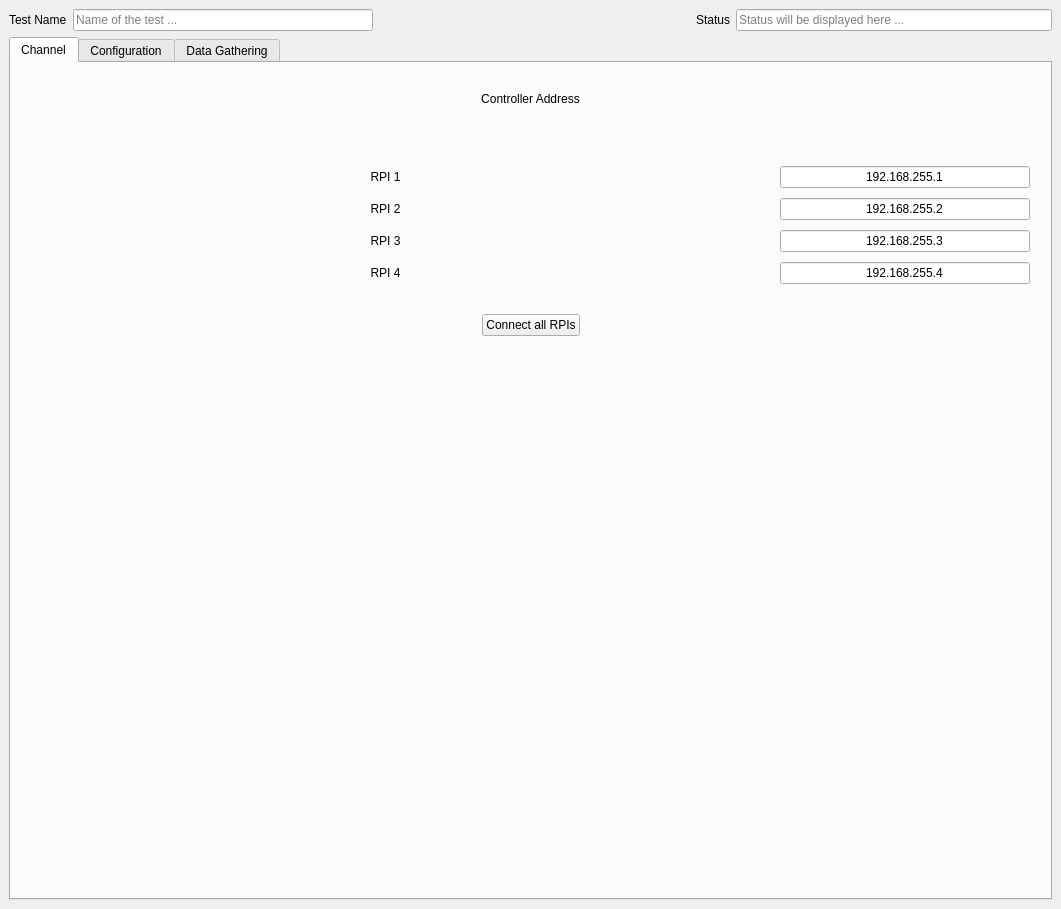
<?xml version="1.0" encoding="UTF-8"?>
<ui version="4.0">
 <class>MainWindow</class>
 <widget class="QMainWindow" name="MainWindow">
  <property name="geometry">
   <rect>
    <x>0</x>
    <y>0</y>
    <width>1061</width>
    <height>909</height>
   </rect>
  </property>
  <property name="windowTitle">
   <string>MainWindow</string>
  </property>
  <widget class="QWidget" name="centralwidget">
   <layout class="QVBoxLayout" name="verticalLayout">
    <item>
     <layout class="QHBoxLayout" name="horizontalLayout_4">
      <property name="topMargin">
       <number>0</number>
      </property>
      <item>
       <widget class="QLabel" name="label_2">
        <property name="text">
         <string>Test Name</string>
        </property>
       </widget>
      </item>
      <item>
       <widget class="QLineEdit" name="test_name">
        <property name="maximumSize">
         <size>
          <width>300</width>
          <height>16777215</height>
         </size>
        </property>
        <property name="text">
         <string/>
        </property>
        <property name="placeholderText">
         <string>Name of the test ...</string>
        </property>
       </widget>
      </item>
      <item>
       <spacer name="horizontalSpacer">
        <property name="orientation">
         <enum>Qt::Horizontal</enum>
        </property>
        <property name="sizeHint" stdset="0">
         <size>
          <width>40</width>
          <height>20</height>
         </size>
        </property>
       </spacer>
      </item>
      <item>
       <widget class="QLabel" name="lbl_status">
        <property name="text">
         <string>Status</string>
        </property>
       </widget>
      </item>
      <item>
       <widget class="QLineEdit" name="ln_rd_status">
        <property name="readOnly">
         <bool>true</bool>
        </property>
        <property name="placeholderText">
         <string>Status will be displayed here ...</string>
        </property>
       </widget>
      </item>
     </layout>
    </item>
    <item>
     <widget class="QTabWidget" name="tabWidget">
      <property name="currentIndex">
       <number>0</number>
      </property>
      <widget class="QWidget" name="tabChannel">
       <attribute name="title">
        <string>Channel</string>
       </attribute>
       <layout class="QHBoxLayout" name="horizontalLayout">
        <property name="spacing">
         <number>10</number>
        </property>
        <property name="leftMargin">
         <number>20</number>
        </property>
        <property name="rightMargin">
         <number>20</number>
        </property>
        <item>
         <layout class="QVBoxLayout" name="vLayoutRight">
          <property name="topMargin">
           <number>20</number>
          </property>
          <item>
           <widget class="QLabel" name="lblControllerAddress">
            <property name="maximumSize">
             <size>
              <width>16777215</width>
              <height>50</height>
             </size>
            </property>
            <property name="layoutDirection">
             <enum>Qt::LeftToRight</enum>
            </property>
            <property name="text">
             <string>Controller Address</string>
            </property>
            <property name="alignment">
             <set>Qt::AlignCenter</set>
            </property>
           </widget>
          </item>
          <item>
           <layout class="QGridLayout" name="gridLayout">
            <property name="topMargin">
             <number>50</number>
            </property>
            <property name="verticalSpacing">
             <number>10</number>
            </property>
            <item row="2" column="2">
             <widget class="QLineEdit" name="lnEditRPI3">
              <property name="maximumSize">
               <size>
                <width>250</width>
                <height>16777215</height>
               </size>
              </property>
              <property name="text">
               <string>192.168.255.3</string>
              </property>
              <property name="alignment">
               <set>Qt::AlignCenter</set>
              </property>
             </widget>
            </item>
            <item row="2" column="1">
             <widget class="QWidget" name="connect_led3" native="true"/>
            </item>
            <item row="3" column="0">
             <widget class="QLabel" name="lblRPI4">
              <property name="text">
               <string>RPI 4</string>
              </property>
              <property name="alignment">
               <set>Qt::AlignCenter</set>
              </property>
             </widget>
            </item>
            <item row="0" column="2">
             <widget class="QLineEdit" name="lnEditRPI1">
              <property name="sizePolicy">
               <sizepolicy hsizetype="Expanding" vsizetype="Fixed">
                <horstretch>0</horstretch>
                <verstretch>0</verstretch>
               </sizepolicy>
              </property>
              <property name="maximumSize">
               <size>
                <width>250</width>
                <height>16777215</height>
               </size>
              </property>
              <property name="inputMask">
               <string/>
              </property>
              <property name="text">
               <string>192.168.255.1</string>
              </property>
              <property name="maxLength">
               <number>32767</number>
              </property>
              <property name="alignment">
               <set>Qt::AlignCenter</set>
              </property>
             </widget>
            </item>
            <item row="1" column="2">
             <widget class="QLineEdit" name="lnEditRPI2">
              <property name="maximumSize">
               <size>
                <width>250</width>
                <height>16777215</height>
               </size>
              </property>
              <property name="text">
               <string>192.168.255.2</string>
              </property>
              <property name="alignment">
               <set>Qt::AlignCenter</set>
              </property>
             </widget>
            </item>
            <item row="1" column="1">
             <widget class="QWidget" name="connect_led2" native="true"/>
            </item>
            <item row="0" column="1">
             <widget class="QWidget" name="connect_led1" native="true">
              <property name="maximumSize">
               <size>
                <width>20</width>
                <height>16777215</height>
               </size>
              </property>
             </widget>
            </item>
            <item row="0" column="0">
             <widget class="QLabel" name="lblRPI1">
              <property name="text">
               <string>RPI 1</string>
              </property>
              <property name="alignment">
               <set>Qt::AlignCenter</set>
              </property>
             </widget>
            </item>
            <item row="1" column="0">
             <widget class="QLabel" name="lblRPI2">
              <property name="text">
               <string>RPI 2</string>
              </property>
              <property name="alignment">
               <set>Qt::AlignCenter</set>
              </property>
             </widget>
            </item>
            <item row="3" column="2">
             <widget class="QLineEdit" name="lnEditRPI4">
              <property name="maximumSize">
               <size>
                <width>250</width>
                <height>16777215</height>
               </size>
              </property>
              <property name="text">
               <string>192.168.255.4</string>
              </property>
              <property name="alignment">
               <set>Qt::AlignCenter</set>
              </property>
             </widget>
            </item>
            <item row="3" column="1">
             <widget class="QWidget" name="connect_led4" native="true"/>
            </item>
            <item row="2" column="0">
             <widget class="QLabel" name="lblRPI3">
              <property name="text">
               <string>RPI 3</string>
              </property>
              <property name="alignment">
               <set>Qt::AlignCenter</set>
              </property>
             </widget>
            </item>
           </layout>
          </item>
          <item>
           <layout class="QHBoxLayout" name="horizontalLayout_5">
            <property name="topMargin">
             <number>20</number>
            </property>
            <item>
             <spacer name="horizontalSpacer_3">
              <property name="orientation">
               <enum>Qt::Horizontal</enum>
              </property>
              <property name="sizeHint" stdset="0">
               <size>
                <width>40</width>
                <height>20</height>
               </size>
              </property>
             </spacer>
            </item>
            <item>
             <widget class="QPushButton" name="connect_all">
              <property name="text">
               <string>Connect all RPIs</string>
              </property>
             </widget>
            </item>
            <item>
             <spacer name="horizontalSpacer_2">
              <property name="orientation">
               <enum>Qt::Horizontal</enum>
              </property>
              <property name="sizeHint" stdset="0">
               <size>
                <width>40</width>
                <height>20</height>
               </size>
              </property>
             </spacer>
            </item>
           </layout>
          </item>
          <item>
           <spacer name="vSpacer">
            <property name="orientation">
             <enum>Qt::Vertical</enum>
            </property>
            <property name="sizeHint" stdset="0">
             <size>
              <width>20</width>
              <height>40</height>
             </size>
            </property>
           </spacer>
          </item>
         </layout>
        </item>
       </layout>
      </widget>
      <widget class="QWidget" name="tabConfiguration">
       <attribute name="title">
        <string>Configuration</string>
       </attribute>
       <layout class="QHBoxLayout" name="horizontalLayout_2">
        <property name="spacing">
         <number>10</number>
        </property>
        <property name="leftMargin">
         <number>20</number>
        </property>
        <property name="rightMargin">
         <number>20</number>
        </property>
        <item>
         <layout class="QVBoxLayout" name="vLayoutLeft_2">
          <property name="spacing">
           <number>30</number>
          </property>
          <property name="topMargin">
           <number>20</number>
          </property>
          <item>
           <widget class="QLabel" name="lblRegisterSettings">
            <property name="maximumSize">
             <size>
              <width>16777215</width>
              <height>50</height>
             </size>
            </property>
            <property name="text">
             <string>Register Settings</string>
            </property>
            <property name="alignment">
             <set>Qt::AlignCenter</set>
            </property>
           </widget>
          </item>
          <item>
           <layout class="QHBoxLayout" name="hLayout_2">
            <property name="topMargin">
             <number>0</number>
            </property>
            <item>
             <widget class="QLabel" name="lblConfigFile">
              <property name="text">
               <string>Config. File</string>
              </property>
              <property name="alignment">
               <set>Qt::AlignCenter</set>
              </property>
             </widget>
            </item>
            <item>
             <widget class="QPushButton" name="btnLoadFile">
              <property name="text">
               <string>Load</string>
              </property>
              <property name="checkable">
               <bool>false</bool>
              </property>
             </widget>
            </item>
           </layout>
          </item>
          <item>
           <widget class="QLabel" name="lblOr">
            <property name="text">
             <string>Or</string>
            </property>
            <property name="alignment">
             <set>Qt::AlignCenter</set>
            </property>
           </widget>
          </item>
          <item>
           <layout class="QGridLayout" name="gridLayout_3">
            <property name="topMargin">
             <number>0</number>
            </property>
            <property name="verticalSpacing">
             <number>10</number>
            </property>
            <item row="0" column="0">
             <widget class="QLabel" name="lblRegister">
              <property name="text">
               <string>Register</string>
              </property>
              <property name="alignment">
               <set>Qt::AlignCenter</set>
              </property>
             </widget>
            </item>
            <item row="1" column="0">
             <widget class="QLabel" name="lblValue">
              <property name="text">
               <string>Value</string>
              </property>
              <property name="alignment">
               <set>Qt::AlignCenter</set>
              </property>
             </widget>
            </item>
            <item row="0" column="1">
             <widget class="QSpinBox" name="spinBoxRegister">
              <property name="prefix">
               <string>0x</string>
              </property>
              <property name="maximum">
               <number>10000</number>
              </property>
             </widget>
            </item>
            <item row="1" column="1">
             <widget class="QSpinBox" name="spinBoxValue">
              <property name="prefix">
               <string>0x</string>
              </property>
             </widget>
            </item>
           </layout>
          </item>
          <item>
           <spacer name="vSpacer_2">
            <property name="orientation">
             <enum>Qt::Vertical</enum>
            </property>
            <property name="sizeHint" stdset="0">
             <size>
              <width>20</width>
              <height>40</height>
             </size>
            </property>
           </spacer>
          </item>
         </layout>
        </item>
        <item>
         <widget class="Line" name="line_2">
          <property name="orientation">
           <enum>Qt::Vertical</enum>
          </property>
         </widget>
        </item>
        <item>
         <layout class="QVBoxLayout" name="vLayoutCenter">
          <property name="spacing">
           <number>30</number>
          </property>
          <property name="topMargin">
           <number>20</number>
          </property>
          <item>
           <widget class="QLabel" name="lblDataSettings">
            <property name="maximumSize">
             <size>
              <width>16777215</width>
              <height>50</height>
             </size>
            </property>
            <property name="text">
             <string>Data Settings</string>
            </property>
            <property name="alignment">
             <set>Qt::AlignCenter</set>
            </property>
           </widget>
          </item>
          <item>
           <layout class="QGridLayout" name="gridLayout_4">
            <property name="topMargin">
             <number>0</number>
            </property>
            <property name="verticalSpacing">
             <number>10</number>
            </property>
            <item row="0" column="0">
             <widget class="QLabel" name="lblDataRate">
              <property name="text">
               <string>Data Rate</string>
              </property>
              <property name="alignment">
               <set>Qt::AlignCenter</set>
              </property>
             </widget>
            </item>
            <item row="1" column="1">
             <widget class="QComboBox" name="cmbBoxFormat">
              <property name="currentText">
               <string>32-bit sum</string>
              </property>
              <item>
               <property name="text">
                <string>32-bit sum</string>
               </property>
              </item>
             </widget>
            </item>
            <item row="1" column="0">
             <widget class="QLabel" name="lblFormat">
              <property name="text">
               <string>Format</string>
              </property>
              <property name="alignment">
               <set>Qt::AlignCenter</set>
              </property>
             </widget>
            </item>
            <item row="0" column="1">
             <widget class="QLineEdit" name="ln_odr_hz">
              <property name="sizePolicy">
               <sizepolicy hsizetype="Preferred" vsizetype="Fixed">
                <horstretch>0</horstretch>
                <verstretch>0</verstretch>
               </sizepolicy>
              </property>
              <property name="placeholderText">
               <string>ODR in Hz ...</string>
              </property>
             </widget>
            </item>
           </layout>
          </item>
          <item>
           <spacer name="vSpacer_4">
            <property name="orientation">
             <enum>Qt::Vertical</enum>
            </property>
            <property name="sizeHint" stdset="0">
             <size>
              <width>20</width>
              <height>40</height>
             </size>
            </property>
           </spacer>
          </item>
         </layout>
        </item>
        <item>
         <widget class="Line" name="line_3">
          <property name="orientation">
           <enum>Qt::Vertical</enum>
          </property>
         </widget>
        </item>
        <item>
         <layout class="QVBoxLayout" name="vLayoutRight_2">
          <property name="spacing">
           <number>30</number>
          </property>
          <property name="topMargin">
           <number>20</number>
          </property>
          <item>
           <widget class="QLabel" name="lblLogSettings">
            <property name="maximumSize">
             <size>
              <width>16777215</width>
              <height>50</height>
             </size>
            </property>
            <property name="text">
             <string>Log Settings</string>
            </property>
            <property name="alignment">
             <set>Qt::AlignCenter</set>
            </property>
           </widget>
          </item>
          <item>
           <widget class="QPushButton" name="btnReadEFuses">
            <property name="text">
             <string>Read E-Fuses</string>
            </property>
            <property name="checkable">
             <bool>false</bool>
            </property>
           </widget>
          </item>
          <item>
           <widget class="QPushButton" name="btnReadRegisters">
            <property name="text">
             <string>Read Registers</string>
            </property>
            <property name="checkable">
             <bool>false</bool>
            </property>
           </widget>
          </item>
          <item>
           <spacer name="vSpacer_5">
            <property name="orientation">
             <enum>Qt::Vertical</enum>
            </property>
            <property name="sizeHint" stdset="0">
             <size>
              <width>20</width>
              <height>40</height>
             </size>
            </property>
           </spacer>
          </item>
         </layout>
        </item>
       </layout>
      </widget>
      <widget class="QWidget" name="tabDataGathering">
       <attribute name="title">
        <string>Data Gathering</string>
       </attribute>
       <layout class="QGridLayout" name="gridLayout_7">
        <property name="leftMargin">
         <number>20</number>
        </property>
        <property name="rightMargin">
         <number>20</number>
        </property>
        <item row="1" column="0">
         <layout class="QGridLayout" name="gridLayout_6">
          <item row="3" column="1">
           <widget class="PlotWidget" name="plot_4" native="true">
            <property name="sizePolicy">
             <sizepolicy hsizetype="Preferred" vsizetype="Preferred">
              <horstretch>0</horstretch>
              <verstretch>0</verstretch>
             </sizepolicy>
            </property>
            <property name="minimumSize">
             <size>
              <width>0</width>
              <height>0</height>
             </size>
            </property>
           </widget>
          </item>
          <item row="2" column="1">
           <widget class="PlotWidget" name="plot_2" native="true">
            <property name="sizePolicy">
             <sizepolicy hsizetype="Preferred" vsizetype="Preferred">
              <horstretch>0</horstretch>
              <verstretch>0</verstretch>
             </sizepolicy>
            </property>
            <property name="minimumSize">
             <size>
              <width>0</width>
              <height>0</height>
             </size>
            </property>
           </widget>
          </item>
          <item row="2" column="0">
           <widget class="PlotWidget" name="widgetPlotContainer" native="true">
            <property name="sizePolicy">
             <sizepolicy hsizetype="Preferred" vsizetype="Preferred">
              <horstretch>0</horstretch>
              <verstretch>0</verstretch>
             </sizepolicy>
            </property>
            <property name="minimumSize">
             <size>
              <width>0</width>
              <height>0</height>
             </size>
            </property>
            <layout class="QVBoxLayout" name="verticalLayout_2"/>
           </widget>
          </item>
          <item row="3" column="0">
           <widget class="PlotWidget" name="plot_3" native="true">
            <property name="sizePolicy">
             <sizepolicy hsizetype="Preferred" vsizetype="Preferred">
              <horstretch>0</horstretch>
              <verstretch>0</verstretch>
             </sizepolicy>
            </property>
            <property name="minimumSize">
             <size>
              <width>0</width>
              <height>0</height>
             </size>
            </property>
           </widget>
          </item>
         </layout>
        </item>
        <item row="1" column="1">
         <widget class="Line" name="line_4">
          <property name="orientation">
           <enum>Qt::Vertical</enum>
          </property>
         </widget>
        </item>
        <item row="0" column="0">
         <widget class="QLabel" name="label">
          <property name="maximumSize">
           <size>
            <width>16777215</width>
            <height>50</height>
           </size>
          </property>
          <property name="text">
           <string>Data Plot</string>
          </property>
          <property name="alignment">
           <set>Qt::AlignCenter</set>
          </property>
         </widget>
        </item>
        <item row="1" column="2">
         <layout class="QVBoxLayout" name="vLayoutRight_3">
          <property name="spacing">
           <number>30</number>
          </property>
          <property name="leftMargin">
           <number>0</number>
          </property>
          <property name="topMargin">
           <number>40</number>
          </property>
          <property name="rightMargin">
           <number>0</number>
          </property>
          <item>
           <widget class="QLabel" name="lblDataRecording">
            <property name="maximumSize">
             <size>
              <width>16777215</width>
              <height>50</height>
             </size>
            </property>
            <property name="focusPolicy">
             <enum>Qt::NoFocus</enum>
            </property>
            <property name="text">
             <string>Data Recording</string>
            </property>
            <property name="alignment">
             <set>Qt::AlignCenter</set>
            </property>
           </widget>
          </item>
          <item>
           <widget class="QPushButton" name="btnStart">
            <property name="sizePolicy">
             <sizepolicy hsizetype="Preferred" vsizetype="Preferred">
              <horstretch>0</horstretch>
              <verstretch>0</verstretch>
             </sizepolicy>
            </property>
            <property name="maximumSize">
             <size>
              <width>16777215</width>
              <height>16777215</height>
             </size>
            </property>
            <property name="text">
             <string>Start/Open</string>
            </property>
            <property name="checkable">
             <bool>false</bool>
            </property>
           </widget>
          </item>
          <item>
           <widget class="QPushButton" name="btnStop">
            <property name="sizePolicy">
             <sizepolicy hsizetype="Preferred" vsizetype="Preferred">
              <horstretch>0</horstretch>
              <verstretch>0</verstretch>
             </sizepolicy>
            </property>
            <property name="maximumSize">
             <size>
              <width>16777215</width>
              <height>16777215</height>
             </size>
            </property>
            <property name="text">
             <string>Stop/Save</string>
            </property>
            <property name="checkable">
             <bool>false</bool>
            </property>
           </widget>
          </item>
          <item>
           <widget class="Line" name="line_5">
            <property name="sizePolicy">
             <sizepolicy hsizetype="Preferred" vsizetype="Preferred">
              <horstretch>0</horstretch>
              <verstretch>0</verstretch>
             </sizepolicy>
            </property>
            <property name="maximumSize">
             <size>
              <width>16777215</width>
              <height>16777215</height>
             </size>
            </property>
            <property name="orientation">
             <enum>Qt::Horizontal</enum>
            </property>
           </widget>
          </item>
          <item>
           <widget class="QLabel" name="lblSavingData">
            <property name="maximumSize">
             <size>
              <width>16777215</width>
              <height>16777215</height>
             </size>
            </property>
            <property name="text">
             <string>Saving Data</string>
            </property>
            <property name="alignment">
             <set>Qt::AlignCenter</set>
            </property>
           </widget>
          </item>
          <item>
           <widget class="QLineEdit" name="lnEditFileName">
            <property name="sizePolicy">
             <sizepolicy hsizetype="Preferred" vsizetype="Preferred">
              <horstretch>0</horstretch>
              <verstretch>0</verstretch>
             </sizepolicy>
            </property>
            <property name="maximumSize">
             <size>
              <width>16777215</width>
              <height>16777215</height>
             </size>
            </property>
            <property name="text">
             <string/>
            </property>
            <property name="placeholderText">
             <string>File name ...</string>
            </property>
           </widget>
          </item>
          <item>
           <widget class="Line" name="line_6">
            <property name="sizePolicy">
             <sizepolicy hsizetype="Preferred" vsizetype="Preferred">
              <horstretch>0</horstretch>
              <verstretch>0</verstretch>
             </sizepolicy>
            </property>
            <property name="maximumSize">
             <size>
              <width>16777215</width>
              <height>16777215</height>
             </size>
            </property>
            <property name="orientation">
             <enum>Qt::Horizontal</enum>
            </property>
           </widget>
          </item>
          <item>
           <widget class="QLabel" name="lblInsertComment">
            <property name="maximumSize">
             <size>
              <width>16777215</width>
              <height>16777215</height>
             </size>
            </property>
            <property name="text">
             <string>Insert Comment</string>
            </property>
            <property name="alignment">
             <set>Qt::AlignCenter</set>
            </property>
           </widget>
          </item>
          <item>
           <widget class="QLineEdit" name="lnEditComment">
            <property name="sizePolicy">
             <sizepolicy hsizetype="Preferred" vsizetype="Preferred">
              <horstretch>0</horstretch>
              <verstretch>0</verstretch>
             </sizepolicy>
            </property>
            <property name="maximumSize">
             <size>
              <width>16777215</width>
              <height>16777215</height>
             </size>
            </property>
            <property name="placeholderText">
             <string>Inset comment ..</string>
            </property>
           </widget>
          </item>
          <item>
           <spacer name="verticalSpacer">
            <property name="orientation">
             <enum>Qt::Vertical</enum>
            </property>
            <property name="sizeHint" stdset="0">
             <size>
              <width>20</width>
              <height>40</height>
             </size>
            </property>
           </spacer>
          </item>
         </layout>
        </item>
        <item row="2" column="0">
         <layout class="QGridLayout" name="gridLayout_8">
          <property name="topMargin">
           <number>0</number>
          </property>
          <item row="1" column="0">
           <widget class="QTextEdit" name="file_view">
            <property name="sizePolicy">
             <sizepolicy hsizetype="MinimumExpanding" vsizetype="MinimumExpanding">
              <horstretch>0</horstretch>
              <verstretch>0</verstretch>
             </sizepolicy>
            </property>
            <property name="readOnly">
             <bool>true</bool>
            </property>
           </widget>
          </item>
          <item row="0" column="0">
           <widget class="QLabel" name="label_3">
            <property name="text">
             <string>File view</string>
            </property>
            <property name="alignment">
             <set>Qt::AlignCenter</set>
            </property>
           </widget>
          </item>
         </layout>
        </item>
       </layout>
      </widget>
     </widget>
    </item>
   </layout>
  </widget>
 </widget>
 <customwidgets>
  <customwidget>
   <class>PlotWidget</class>
   <extends>QWidget</extends>
   <header location="global">pyqtgraph</header>
   <container>1</container>
  </customwidget>
 </customwidgets>
 <resources/>
 <connections/>
</ui>
